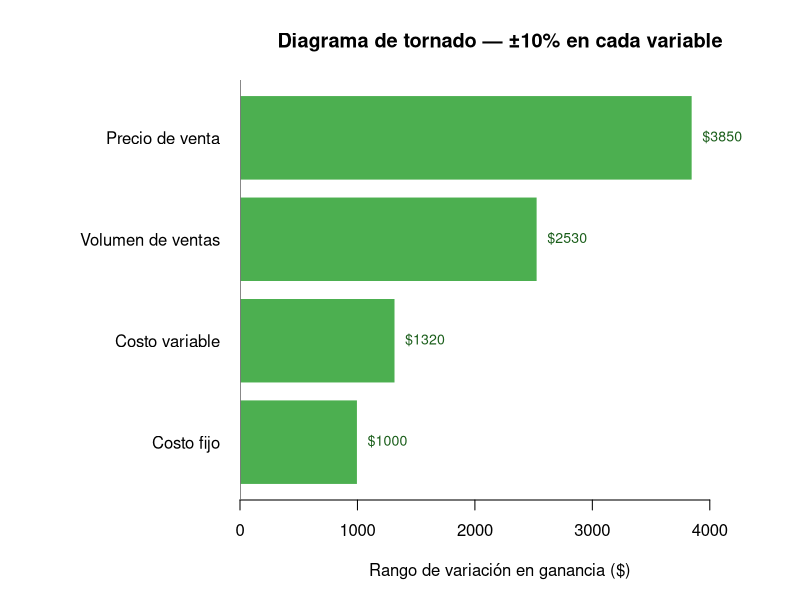

Write R code to recreate this figure.
# ============================================================
#  SCRIPT 03 · Análisis de Sensibilidad
#  Materia: Producción · ORT Argentina 2026
#  Docente: Eduardo Daniel Arnica
# ============================================================
#
#  ¿Qué pasa si las ventas bajan un 20%? ¿O si sube el costo?
#  Este script muestra cómo distintas variables afectan
#  la rentabilidad de tu emprendimiento.
#
# ============================================================

# -- Parámetros base (traer del script 02) -------------------

precio_base       <- 350
costo_var_base    <- 120
costo_fijo_base   <- 5000
ventas_base       <- 55    # ventas mensuales promedio esperadas

ganancia_base <- ventas_base * (precio_base - costo_var_base) - costo_fijo_base

cat("════════════════════════════════════════\n")
cat(" ANÁLISIS DE SENSIBILIDAD\n")
cat("════════════════════════════════════════\n\n")
cat("📌 Escenario base:\n")
cat("   Ventas:", ventas_base, "u. | Precio: $", precio_base,
    "| Ganancia: $", ganancia_base, "\n\n")

# -- Escenario 1: Variación en el precio ---------------------

variaciones <- seq(-30, 30, by = 10)   # variación porcentual

cat("📈 SENSIBILIDAD AL PRECIO\n")
cat("──────────────────────────────────\n")

resultados_precio <- data.frame(
  Variacion_pct = variaciones,
  Precio_nuevo  = round(precio_base * (1 + variaciones/100)),
  Ganancia      = sapply(variaciones, function(v) {
    p_nuevo <- precio_base * (1 + v/100)
    round(ventas_base * (p_nuevo - costo_var_base) - costo_fijo_base)
  })
)
resultados_precio$Impacto <- round(
  (resultados_precio$Ganancia - ganancia_base) / abs(ganancia_base) * 100, 1
)

print(resultados_precio, row.names = FALSE)

# -- Escenario 2: Variación en las ventas --------------------

cat("\n📦 SENSIBILIDAD A LAS VENTAS\n")
cat("──────────────────────────────────\n")

resultados_ventas <- data.frame(
  Variacion_pct = variaciones,
  Ventas_nuevas = round(ventas_base * (1 + variaciones/100)),
  Ganancia      = sapply(variaciones, function(v) {
    v_nuevo <- ventas_base * (1 + v/100)
    round(v_nuevo * (precio_base - costo_var_base) - costo_fijo_base)
  })
)
resultados_ventas$Impacto <- round(
  (resultados_ventas$Ganancia - ganancia_base) / abs(ganancia_base) * 100, 1
)

print(resultados_ventas, row.names = FALSE)

# -- Escenario 3: Matriz de escenarios (precio x ventas) -----

cat("\n🗺️  MAPA DE ESCENARIOS (Ganancia mensual en $)\n")
cat("     Filas = variación en ventas | Columnas = variación en precio\n\n")

v_range <- c(-20, -10, 0, 10, 20)
p_range <- c(-20, -10, 0, 10, 20)

matriz <- outer(v_range, p_range, Vectorize(function(vv, vp) {
  v_nuevo <- ventas_base * (1 + vv/100)
  p_nuevo <- precio_base * (1 + vp/100)
  round(v_nuevo * (p_nuevo - costo_var_base) - costo_fijo_base)
}))

rownames(matriz) <- paste0("Ventas ", ifelse(v_range >= 0, "+", ""), v_range, "%")
colnames(matriz) <- paste0("Precio ", ifelse(p_range >= 0, "+", ""), p_range, "%")

print(matriz)

cat("\n⚠️  Celdas negativas = pérdida en ese escenario\n")

# -- Gráfico de tornado corregido ----------------------------

sensibilidades <- data.frame(
  variable = c("Precio de venta", "Volumen de ventas",
               "Costo variable", "Costo fijo"),
  impacto_positivo = c(
    ventas_base * (precio_base * 1.10 - costo_var_base) - costo_fijo_base,
    ventas_base * 1.10 * (precio_base - costo_var_base) - costo_fijo_base,
    ventas_base * (precio_base - costo_var_base * 0.90) - costo_fijo_base,
    ventas_base * (precio_base - costo_var_base) - costo_fijo_base * 0.90
  ),
  impacto_negativo = c(
    ventas_base * (precio_base * 0.90 - costo_var_base) - costo_fijo_base,
    ventas_base * 0.90 * (precio_base - costo_var_base) - costo_fijo_base,
    ventas_base * (precio_base - costo_var_base * 1.10) - costo_fijo_base,
    ventas_base * (precio_base - costo_var_base) - costo_fijo_base * 1.10
  )
)

# Ordenar de mayor a menor impacto
sensibilidades <- sensibilidades[
  order(sensibilidades$impacto_positivo - sensibilidades$impacto_negativo,
        decreasing = FALSE), ]   # FALSE para que el mayor quede arriba en horiz

# Calcular rango de cada variable
rango <- sensibilidades$impacto_positivo - sensibilidades$impacto_negativo

# Margen izquierdo ampliado para que entren las etiquetas completas
par(mar = c(5, 12, 4, 2))

barplot(
  rango,
  horiz     = TRUE,
  names.arg = sensibilidades$variable,
  col       = "#4CAF50",
  border    = "white",
  main      = "Diagrama de tornado — ±10% en cada variable",
  xlab      = "Rango de variación en ganancia ($)",
  las       = 1,
  xlim      = c(0, max(rango) * 1.15)
)

# Línea de referencia y etiquetas de valor
abline(v = 0, col = "gray40", lwd = 1.5)
text(rango, 1:nrow(sensibilidades) * 1.2 - 0.5,
     labels = paste0("$", round(rango)),
     pos = 4, cex = 0.85, col = "#1a5e1a")

cat("\n✅ Análisis de sensibilidad completado.\n")
cat("   Usá estos resultados para fundamentar tus decisiones\n")
cat("   en la defensa final del emprendimiento.\n\n")
